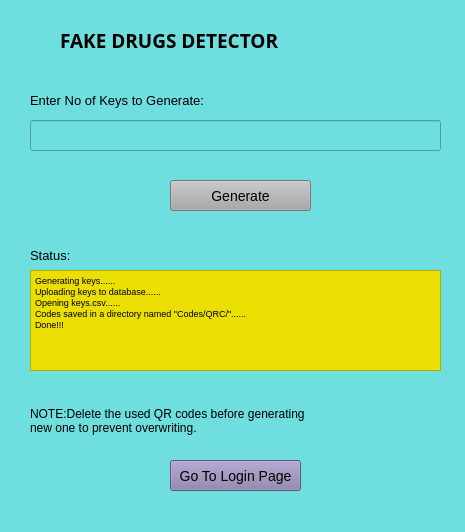
<?xml version="1.0" encoding="UTF-8"?>
<ui version="4.0">
 <class>Mainwindow</class>
 <widget class="QMainWindow" name="Mainwindow">
  <property name="geometry">
   <rect>
    <x>0</x>
    <y>0</y>
    <width>465</width>
    <height>532</height>
   </rect>
  </property>
  <property name="sizePolicy">
   <sizepolicy hsizetype="Maximum" vsizetype="Maximum">
    <horstretch>0</horstretch>
    <verstretch>0</verstretch>
   </sizepolicy>
  </property>
  <property name="font">
   <font>
    <pointsize>11</pointsize>
    <weight>75</weight>
    <bold>true</bold>
   </font>
  </property>
  <property name="windowTitle">
   <string>MainWindow</string>
  </property>
  <property name="styleSheet">
   <string notr="true">background-color: rgb(111,222,222);</string>
  </property>
  <widget class="QWidget" name="centralwidget">
   <widget class="QLabel" name="label">
    <property name="geometry">
     <rect>
      <x>60</x>
      <y>20</y>
      <width>371</width>
      <height>41</height>
     </rect>
    </property>
    <property name="font">
     <font>
      <family>Sitka Text</family>
      <pointsize>14</pointsize>
      <weight>75</weight>
      <bold>true</bold>
     </font>
    </property>
    <property name="text">
     <string>FAKE DRUGS DETECTOR</string>
    </property>
   </widget>
   <widget class="QLineEdit" name="keysno">
    <property name="geometry">
     <rect>
      <x>30</x>
      <y>120</y>
      <width>411</width>
      <height>31</height>
     </rect>
    </property>
   </widget>
   <widget class="QLabel" name="label_2">
    <property name="geometry">
     <rect>
      <x>30</x>
      <y>90</y>
      <width>371</width>
      <height>21</height>
     </rect>
    </property>
    <property name="sizePolicy">
     <sizepolicy hsizetype="Maximum" vsizetype="Maximum">
      <horstretch>0</horstretch>
      <verstretch>0</verstretch>
     </sizepolicy>
    </property>
    <property name="font">
     <font>
      <pointsize>10</pointsize>
     </font>
    </property>
    <property name="text">
     <string>Enter No of Keys to Generate:</string>
    </property>
   </widget>
   <widget class="QLabel" name="label_3">
    <property name="geometry">
     <rect>
      <x>30</x>
      <y>240</y>
      <width>401</width>
      <height>31</height>
     </rect>
    </property>
    <property name="font">
     <font>
      <pointsize>10</pointsize>
     </font>
    </property>
    <property name="text">
     <string>Status:</string>
    </property>
   </widget>
   <widget class="QPushButton" name="generateb">
    <property name="geometry">
     <rect>
      <x>170</x>
      <y>180</y>
      <width>141</width>
      <height>31</height>
     </rect>
    </property>
    <property name="styleSheet">
     <string notr="true">background-color:rgb(167, 168, 167); font-size:14px</string>
    </property>
    <property name="text">
     <string>Generate</string>
    </property>
   </widget>
   <widget class="QTextBrowser" name="status">
    <property name="geometry">
     <rect>
      <x>30</x>
      <y>270</y>
      <width>411</width>
      <height>101</height>
     </rect>
    </property>
    <property name="styleSheet">
     <string notr="true">font-color:rgb(121, 22, 22); font-size:8px;background-color:rgb(234,222,2)</string>
    </property>
    <property name="html">
     <string>&lt;!DOCTYPE HTML PUBLIC &quot;-//W3C//DTD HTML 4.0//EN&quot; &quot;http://www.w3.org/TR/REC-html40/strict.dtd&quot;&gt;
&lt;html&gt;&lt;head&gt;&lt;meta name=&quot;qrichtext&quot; content=&quot;1&quot; /&gt;&lt;style type=&quot;text/css&quot;&gt;
p, li { white-space: pre-wrap; }
&lt;/style&gt;&lt;/head&gt;&lt;body style=&quot; font-family:'MS Shell Dlg 2'; font-size:8px; font-weight:400; font-style:normal;&quot;&gt;
&lt;p style=&quot; margin-top:0px; margin-bottom:0px; margin-left:0px; margin-right:0px; -qt-block-indent:0; text-indent:0px;&quot;&gt;&lt;span style=&quot; font-size:7pt;&quot;&gt;Generating keys......&lt;/span&gt;&lt;/p&gt;
&lt;p style=&quot; margin-top:0px; margin-bottom:0px; margin-left:0px; margin-right:0px; -qt-block-indent:0; text-indent:0px;&quot;&gt;&lt;span style=&quot; font-size:7pt;&quot;&gt;Uploading keys to database......&lt;/span&gt;&lt;/p&gt;
&lt;p style=&quot; margin-top:0px; margin-bottom:0px; margin-left:0px; margin-right:0px; -qt-block-indent:0; text-indent:0px;&quot;&gt;&lt;span style=&quot; font-size:7pt;&quot;&gt;Opening keys.csv......&lt;/span&gt;&lt;/p&gt;
&lt;p style=&quot; margin-top:0px; margin-bottom:0px; margin-left:0px; margin-right:0px; -qt-block-indent:0; text-indent:0px;&quot;&gt;&lt;span style=&quot; font-size:7pt;&quot;&gt;Codes saved in a directory named &amp;quot;Codes/QRC/&amp;quot;......&lt;/span&gt;&lt;/p&gt;
&lt;p style=&quot; margin-top:0px; margin-bottom:0px; margin-left:0px; margin-right:0px; -qt-block-indent:0; text-indent:0px;&quot;&gt;&lt;span style=&quot; font-size:7pt;&quot;&gt;Done!!!&lt;/span&gt;&lt;/p&gt;&lt;/body&gt;&lt;/html&gt;</string>
    </property>
   </widget>
   <widget class="QLabel" name="label_4">
    <property name="geometry">
     <rect>
      <x>30</x>
      <y>390</y>
      <width>401</width>
      <height>61</height>
     </rect>
    </property>
    <property name="font">
     <font>
      <pointsize>9</pointsize>
     </font>
    </property>
    <property name="text">
     <string>NOTE:Delete the used QR codes before generating 
new one to prevent overwriting.</string>
    </property>
   </widget>
   <widget class="QPushButton" name="gotologin">
    <property name="geometry">
     <rect>
      <x>170</x>
      <y>460</y>
      <width>131</width>
      <height>31</height>
     </rect>
    </property>
    <property name="styleSheet">
     <string notr="true">background-color:rgb(134, 122, 167); font-size:14px</string>
    </property>
    <property name="text">
     <string>Go To Login Page</string>
    </property>
   </widget>
  </widget>
  <widget class="QMenuBar" name="menubar">
   <property name="geometry">
    <rect>
     <x>0</x>
     <y>0</y>
     <width>465</width>
     <height>18</height>
    </rect>
   </property>
  </widget>
  <widget class="QStatusBar" name="statusbar"/>
 </widget>
 <resources/>
 <connections/>
</ui>
